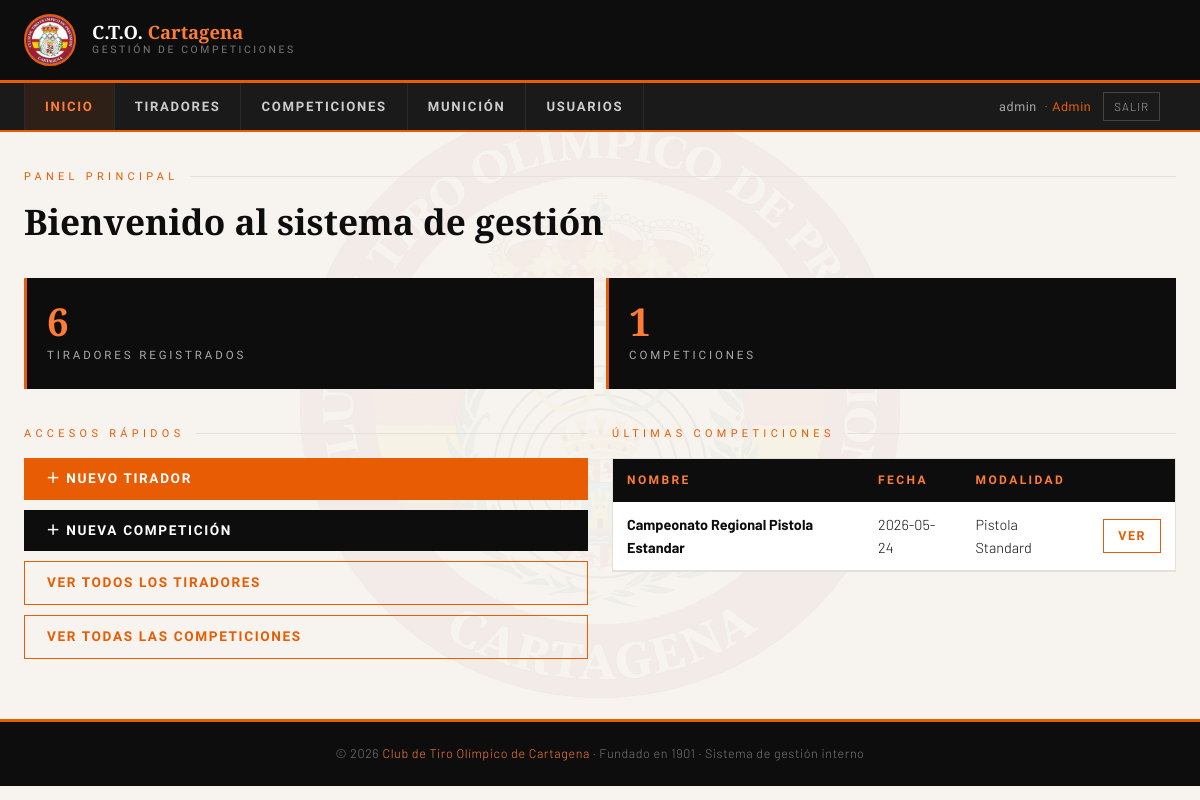
Page / (signed in) on the earlier database version.
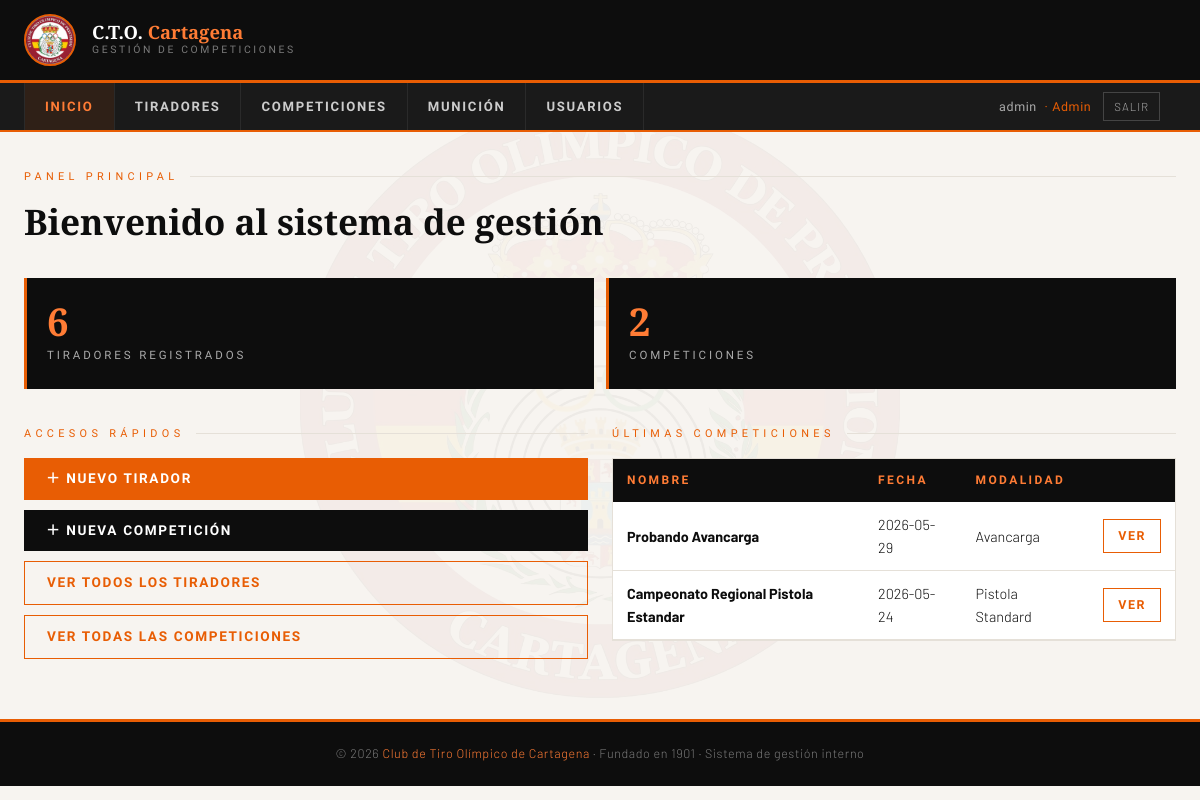
Same page on the later database version.
### tables this page shows
CREATE TABLE competiciones (
                id     INTEGER PRIMARY KEY AUTOINCREMENT,
                nombre TEXT NOT NULL,
                fecha  TEXT,
                modalidad TEXT DEFAULT 'Pistola Standard'
            );

### app.py (the view)
@app.route("/")
@login_required
def index():
    db = get_db()
    n_tiradores     = db.execute("SELECT COUNT(*) FROM tiradores").fetchone()[0]
    n_competiciones = db.execute("SELECT COUNT(*) FROM competiciones").fetchone()[0]
    ultimas = db.execute("SELECT * FROM competiciones ORDER BY id DESC LIMIT 5").fetchall()
    stocks  = get_stocks(db)
    return render_template("index.html",
        n_tiradores=n_tiradores,
        n_competiciones=n_competiciones,
        ultimas=ultimas,
        stocks=stocks)

### app.py (called while the page is built)
@login_manager.user_loader
def load_user(user_id):
    db  = get_db()
    row = db.execute("SELECT * FROM usuarios WHERE id=? AND activo=1", (user_id,)).fetchone()
    if row:
        return User(row["id"], row["username"], row["rol"], row["tirador_id"])
    return None

def get_db():
    db = getattr(g, "_database", None)
    if db is None:
        db = g._database = sqlite3.connect(DB_PATH)
        db.row_factory = sqlite3.Row
    return db

def get_stocks(db):
    rows = db.execute("SELECT calibre, stock FROM municion_stock ORDER BY calibre").fetchall()
    return {r["calibre"]: r["stock"] for r in rows}

### templates/index.html (shortened to what this page needs)
{% extends "base.html" %}
{% block contenido %}
<p class="pag-etiqueta">Panel principal</p>
<h1 class="pag-titulo">Bienvenido al sistema de gestión</h1>
<div class="stats-grid">
  <div class="stat-card">
    <div class="stat-num">{{ n_tiradores }}</div>
    <div class="stat-label">Tiradores registrados</div>
  </div>
  <div class="stat-card">
    <div class="stat-num">{{ n_competiciones }}</div>
    <div class="stat-label">Competiciones</div>
  </div>
</div>
<div style="display:grid;grid-template-columns:1fr 1fr;gap:24px;flex-wrap:wrap;">
  <div>
    <p class="pag-etiqueta" style="margin-bottom:16px;">Accesos rápidos</p>
    <div style="display:flex;flex-direction:column;gap:10px;">
      <a href="/tiradores/nuevo" class="btn btn-naranja">＋ Nuevo Tirador</a>
      <a href="/competiciones/nueva" class="btn btn-negro">＋ Nueva Competición</a>
      <a href="/tiradores" class="btn btn-outline">Ver todos los tiradores</a>
      <a href="/competiciones" class="btn btn-outline">Ver todas las competiciones</a>
    </div>
  </div>
  <div>
    <p class="pag-etiqueta" style="margin-bottom:16px;">Últimas competiciones</p>
    {% if ultimas %}
    <div class="tabla-wrapper">
      <table>
        <thead><tr>
          <th>Nombre</th><th>Fecha</th><th>Modalidad</th><th></th>
        </tr></thead>
        <tbody>
        {% for c in ultimas %}
        <tr>
          <td><strong>{{ c.nombre }}</strong></td>
          <td>{{ c.fecha or '—' }}</td>
          <td>{{ c.modalidad }}</td>
          <td><a href="/competiciones/{{ c.id }}" class="btn btn-outline btn-sm">Ver</a></td>
        </tr>
        {% endfor %}
        </tbody>
      </table>
    </div>
    {% else %}
    <p style="color:var(--gris);font-size:.9rem;">No hay competiciones aún.</p>
    {% endif %}
  </div>
</div>
{% endblock %}

Differences in the rows shown:
added competiciones: nombre "Probando Avancarga", fecha "2026-05-29", modalidad "Avancarga"
Other differences:
{{ n_competiciones }}: "1" → "2"
